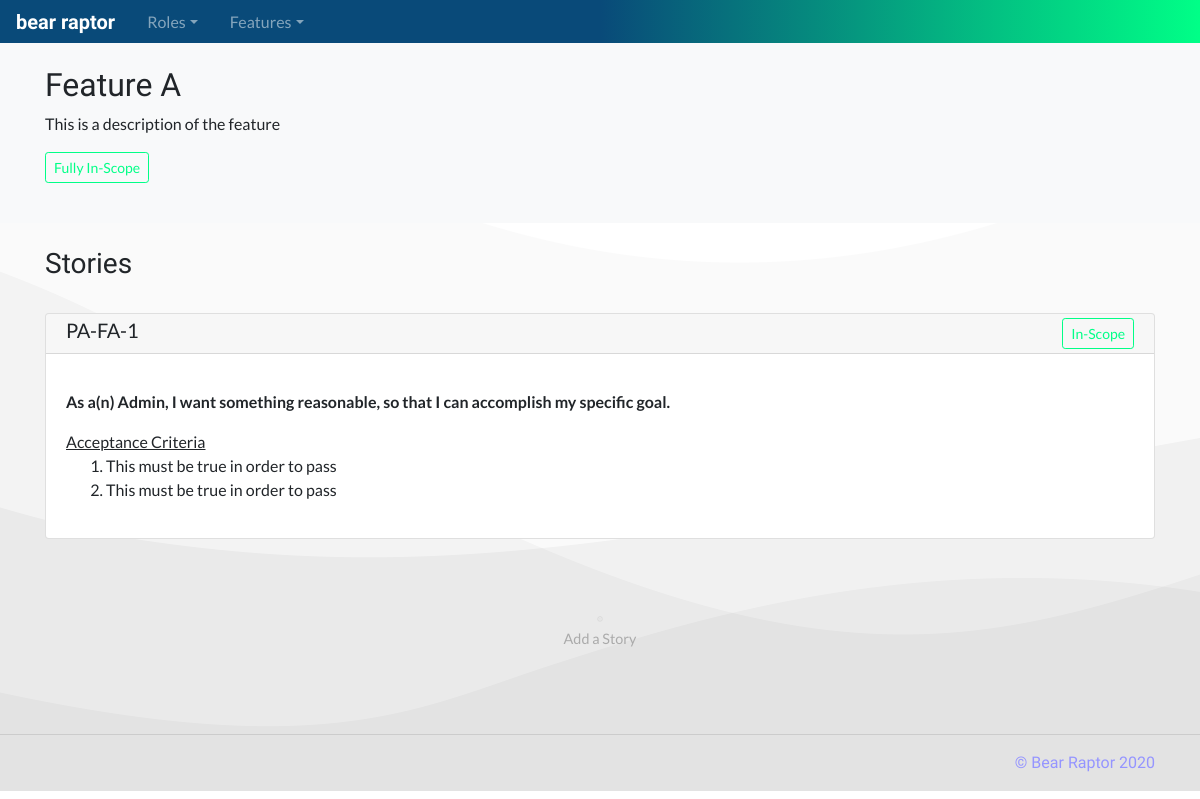
Before: /project/1/feature/1 with the older database file.
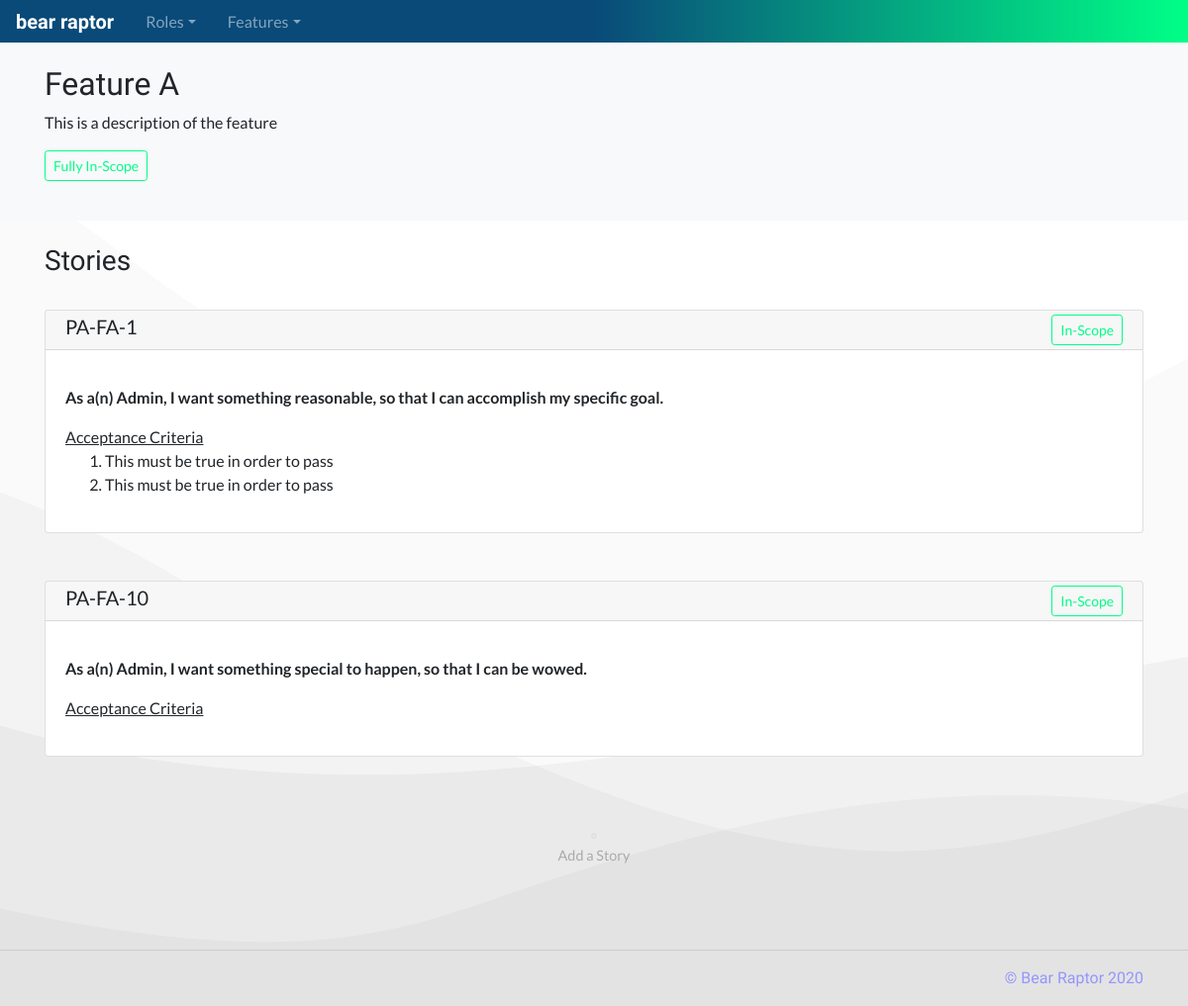
After: the same page with the newer database file.
### database_setup.py (models this page shows, shortened)
class Feature(Base):
    __tablename__ = 'feature'
    id = Column(Integer, primary_key=True)
    title = Column(String(250), nullable=False)
    shortname = Column(String(25), nullable=False)
    description = Column(String(500))
    scope = Column(String(25), nullable=False)
    project_id = Column(Integer, ForeignKey('project.id'))
    project = relationship(Project)

class Project(Base):
    __tablename__ = 'project'
    id = Column(Integer, primary_key=True)
    title = Column(String(250), nullable=False)
    shortname = Column(String(25), nullable=False)
    description = Column(String(500))
    status = Column(String(50), nullable=False)

class Story(Base):
    __tablename__ = 'story'
    id = Column(Integer, primary_key=True)
    scope = Column(String(25), nullable=False)
    want = Column(String(500))
    why = Column(String(500))
    role_id = Column(Integer, ForeignKey('role.id'))
    role = relationship(Role)
    feature_id = Column(Integer, ForeignKey('feature.id'))
    feature = relationship(Feature)

class Role(Base):
    __tablename__ = 'role'
    id = Column(Integer, primary_key=True)
    title = Column(String(250), nullable=False)
    description = Column(String(500))
    project_id = Column(Integer, ForeignKey('project.id'))
    project = relationship(Project)

class AcceptanceCriteria(Base):
    __tablename__ = 'acceptancecriteria'
    id = Column(Integer, primary_key=True)
    criteria = Column(String(500))
    story_id = Column(Integer, ForeignKey('story.id'))
    story = relationship(Story)

### app.py (the view)
@app.route('/project/<int:project_id>/feature/<int:feature_id>')
def featurePage(project_id, feature_id):
    project = session.query(Project).filter_by(id=project_id).one()
    roles = session.query(Role).filter_by(project_id=project_id).all()
    feature = session.query(Feature).filter_by(id=feature_id).one()
    features = session.query(Feature).filter_by(project_id=project_id).all()
    featureids = []
    for i in features:
        if i.id == feature.id:
            featureids.append(i.id)
    stories = session.query(Story).filter(Story.feature_id.in_(featureids)).all()
    storyids = []
    for i in stories:
        storyids.append(i.id)
    ac = session.query(AcceptanceCriteria).filter(AcceptanceCriteria.story_id.in_(storyids)).all()
    scope = feature.scope
    if scope == 'in':
        for i in stories:
            if i.scope == 'out':
                scope = 'contains'
    return render_template('feature-page.html', project=project, roles=roles,
                            feature=feature, features=features,
                            stories=stories, ac=ac, scope=scope)

### templates/feature-page.html (shortened to what this page needs)
<!doctype html>
<html lang="en">
  {% include "head.html" %}
  <body>
    {% include "menu.html" %}
    <main role="main">
      <section class="bg-light p-4">
        <div class="container">
          <div class="row">
            <div class="col-md-12">
              <h2>{{feature.title}}</h2>
              <p>
                {{feature.description}}
              </p>
              <p>
                {% if scope == 'in' %}
                  <button type="button" class="btn btn-outline-success btn-sm">Fully In-Scope</button>
                {% endif %}
              </p>
            </div>
          </div>
        </div>
      </section>
      <section class="p-4">
        <div class="container">
          <div class="row">
            <div class="col-md-12">
              <h3>Stories</h3>
            </div>
          </div>
          {% for i in stories %}
            <div class="row user-story">
              <div class="col-md-12">
                <div class="card">
                  <h5 class="card-header feature-title">{{project.shortname}}-{{feature.shortname}}-{{i.id}}
                    {% if scope != 'out' %}
                      {% if i.scope == 'in' %}
                        <button type="button" class="btn btn-outline-success btn-sm float-right">In-Scope</button>
                      {% endif %}
                    {% endif %}
                  </h5>
                  <div class="card-body">
                    <p class="card-text">
                      <p>
                        <b>As a(n) {{i.role.title}}, I want {{i.want}}, so that {{i.why}}.</b>
                      </p>
                      <u>Acceptance Criteria</u>
                      <ol>
                        {% for x in ac %}
                          {% if x.story_id == i.id %}
                            <li>{{x.criteria}}</li>
                          {% endif %}
                        {% endfor %}
                      </ol>
                    </p>
                  </div>
                </div>
              </div>
            </div>
          {% endfor %}
          <div class="col-md-12 user-story">
            <div class="card ghost-card">
              <div class="card-body">
                <center>
                  <a type="button" data-toggle="modal" data-target="#create-story" href="#create-story">
                    <img src="../../../static/images/plus.png" width="10%" style="max-width:4rem;max-height:4rem">
                  </a>
                  <p class="card-text">
                    Add a Story
                  </p>
                </center>
              </div>
            </div>
          </div>
        </div>
      </section>
        <hr>
    </main>
    {% include "footer.html" %}
  </body>
</html>

### templates/head.html (shortened to what this page needs)
<head>
  <link rel="stylesheet" href="https://stackpath.bootstrapcdn.com/bootstrap/4.5.0/css/bootstrap.min.css">
  <link rel="stylesheet" href="../../../../../../static/styles-fix.css">
</head>

### templates/menu.html (shortened to what this page needs)
<nav class="navbar navbar-expand-md navbar-dark fixed-top bg-dark">
  <a class="navbar-brand bear-raptor" href="{{url_for('mainPage')}}"><b>bear raptor</b></a>
  <div class="collapse navbar-collapse" id="navbarsExampleDefault">
    <ul class="navbar-nav mr-auto">
      {% if roles is defined %}
      <li class="nav-item dropdown px-2">
        <a class="nav-link dropdown-toggle" href="#" id="rolesdropdown" data-toggle="dropdown" aria-haspopup="true" aria-expanded="false">Roles</a>
      </li>
      {% endif %}
      {% if features is defined %}
      <li class="nav-item dropdown px-2">
        <a class="nav-link dropdown-toggle" href="#" id="featuresdropdown" data-toggle="dropdown" aria-haspopup="true" aria-expanded="false">Features</a>
      </li>
      {% endif %}
    </ul>
  </div>
</nav>

### templates/footer.html (shortened to what this page needs)
<footer class="container">
  <p class="bear-raptor bear-footer float-right">&copy; Bear Raptor 2020</p>
</footer>

### static/styles-fix.css (style rules this page uses)
body { padding-top: 2.6rem; font-family: 'Lato', sans-serif; background-image: url(images/wave.png); background-repeat: no-repeat; background-position: bottom; }
h1, h2, h3, h4 { font-family: 'Marcellus', serif; }
.user-story { padding-bottom: 1.5rem; padding-top: 1.5rem; }
.bg-dark { background: linear-gradient(90deg, rgba(9,74,121,1) 0%, rgba(9,74,121,1) 50%, rgba(0,255,135,1) 100%); }
.navbar { padding: .1rem 1rem; }
.bear-raptor { font-family: 'Cedarville Cursive', cursive; }
.bear-footer { color: #9595ff; }
.btn-outline-success { color: #00ff87; border-color: #00ff87; }
.feature-title { padding: .25rem 1.25rem; }
.ghost-card { border: 0px; display: contents; color: #aaa; font-size: .9rem; }

Changed rows visible on the page:
added Story: {{ project.shortname }} "PA", {{ feature.shortname }} "FA", id "10", scope "In-Scope", role "Admin", want "something special to happen", why "I can be wowed"
